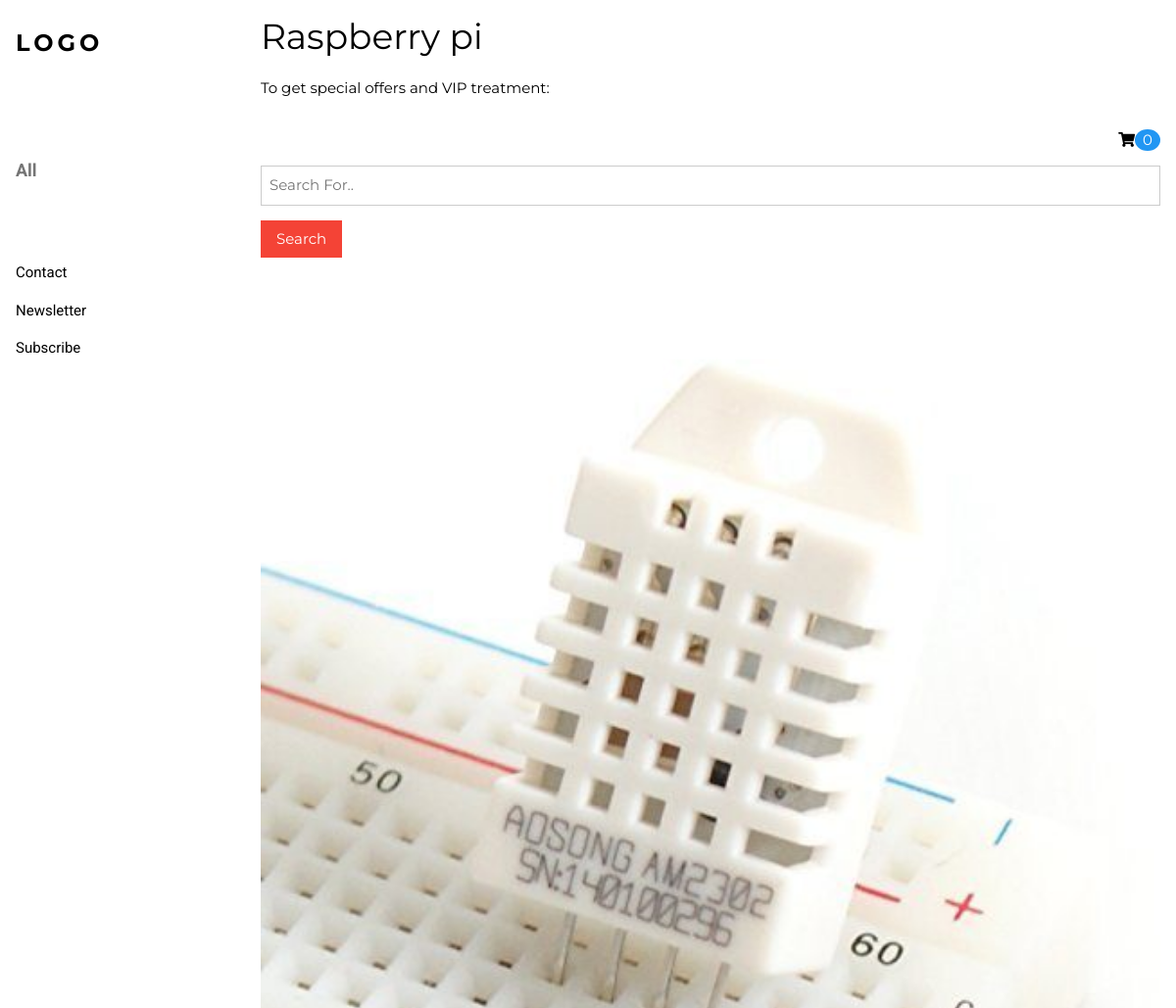
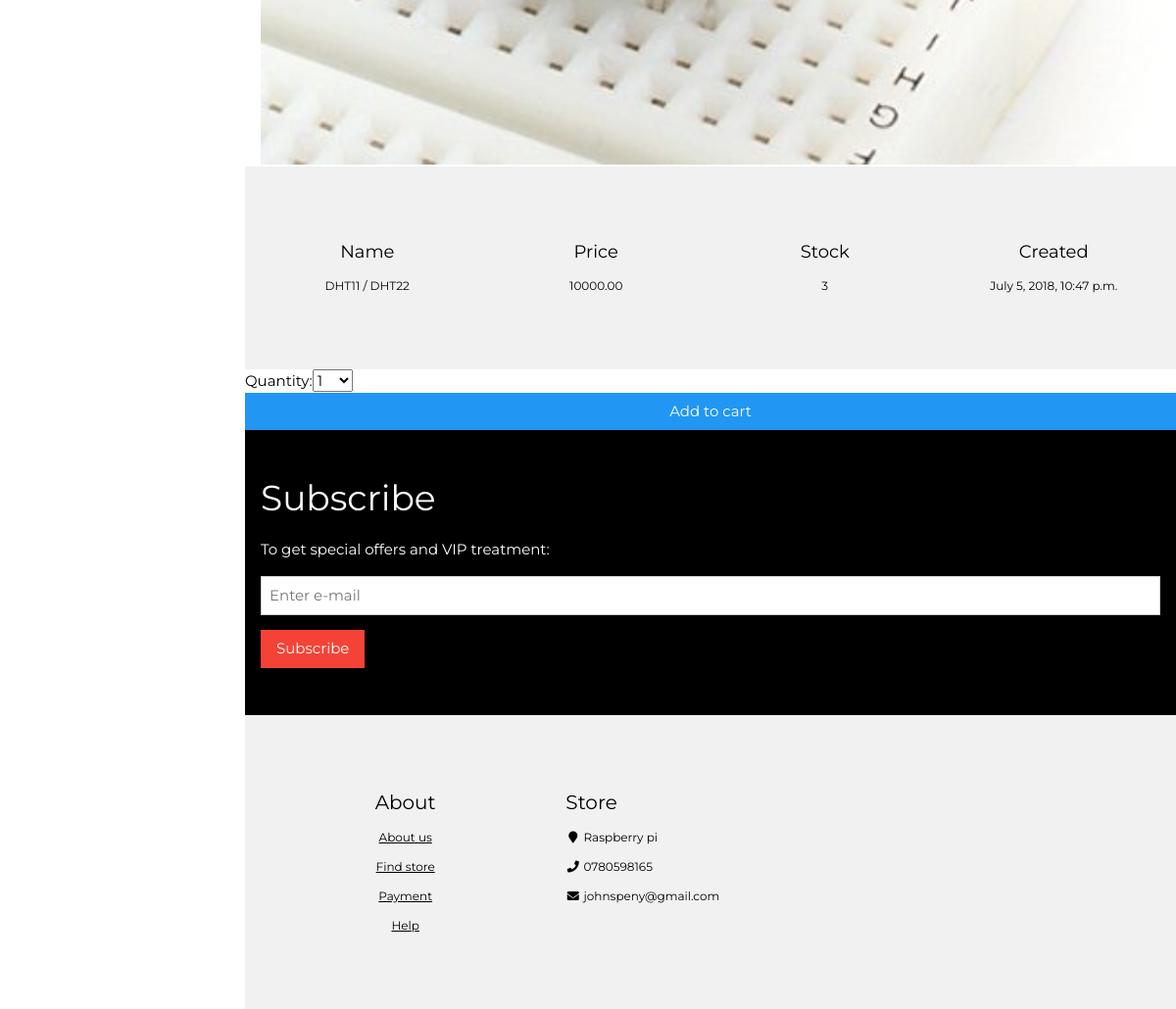
/8/dht11-dht22/, run on the app's committed database (2 pictures, top to bottom).
### shop/models.py (models this page shows, shortened)
class Product(models.Model):
    category = models.ForeignKey(Category, related_name='products')
    name = models.CharField(max_length=100)
    slug = models.SlugField(max_length=100)
    image = models.ImageField(upload_to='pics',blank=True)
    description = models.TextField(blank=True)
    stock = models.PositiveIntegerField()
    available = models.BooleanField(default=True)
    price = models.DecimalField(max_digits=10,decimal_places=2)
    created = models.DateTimeField(auto_now_add=True)
    updated = models.DateTimeField(auto_now=True)
    class Meta:
        ordering = ['name']
        index_together = (('id', 'slug'),)

### shop/views.py (the view)
# urls.py: url('^(?P<id>\d+)/(?P<slug>[-\w]+)/$', views.detail, name='list_product_detail'),
def detail(request, id, slug):
    forms = form.CartAddProductForm()
    product = Product.objects.get(id=id, slug=slug) or get_object_or_404(Product, id=id, slug=slug)
    context = {'products': product, 'form': forms}
    return render(request, 'shop/detail.html', context)

### cart/forms.py
class CartAddProductForm(forms.Form):
    quantity = forms.TypedChoiceField(choices=PRODUCT_QUANTITY_CHOICES, coerce=int)
    update = forms.BooleanField(required=False,
                                initial=False,
                                widget=forms.HiddenInput)

### cart/cart.py (called while the page is built)
    def __len__(self):
        return sum(item['quantity'] for item in self.cart.values())

### cart/context_processors.py (called while the page is built)
def cart(request):
	return {'cart':Cart(request)}

### shop/templates/shop/detail.html (shortened to what this page needs)
{% extends 'shop/list.html' %}
{% load static %}
{% block head %}
  <div class="w3-display-container w3-container">
    <img src="{{ products.image.url }}" alt="Jeans" style="width:100%">
    <div class="w3-display-topleft w3-text-white" style="padding:24px 48px">
      <h1 class="w3-jumbo w3-hide-small">New arrivals</h1>
      <h1 class="w3-hide-small">COLLECTION 2018</h1>
    </div>
  </div>
  {% endblock %}
{% block photot %}
<footer class="w3-padding-64 w3-light-grey w3-small w3-center" id="footer">
    <div class="w3-row-padding">
      <div class="w3-col s3">
        <h5>Name</h5>
        <p>{{ products.name }}</p>
      </div>
      <div class="w3-col s3">
        <h5>Price</h5>
        <p>{{ products.price }}</p>
      </div>
      <div class="w3-col s3">
        <h5>Stock</h5>
        <p>{{ products.stock }}</p>
      </div>
      <div class="w3-col s3">
        <h5>Created</h5>
        <p>{{ products.updated }}</p>
      </div>
      </div>
    </footer>
<form action="{% url 'cart:cart_add' products.id %}" method="post">
	{{ form }}
	<input type="submit" value="Add to cart" class="w3-button w3-block w3-blue">
</form>
{% endblock %}

### shop/static/shop/style.css (style rules this page uses)
html { box-sizing:border-box }
*,*:before,*:after { box-sizing:inherit }
html { -ms-text-size-adjust:100%;-webkit-text-size-adjust:100% }
body { margin:0 }
article,aside,details,figcaption,figure,footer,header,main,menu,nav,section,summary { display:block }
img { border-style:none }
button,input,select,textarea { font:inherit;margin:0 }
button,input { overflow:visible }
button,select { text-transform:none }
button,html [type=button],[type=reset],[type=submit] { -webkit-appearance:button }
html,body { font-family:Verdana,sans-serif;font-size:15px;line-height:1.5 }
html { overflow-x:hidden }
h1 { font-size:36px }
h5 { font-size:18px }
h1,h2,h3,h4,h5,h6 { font-family:"Segoe UI",Arial,sans-serif;font-weight:400;margin:10px 0 }
img { margin-bottom:-5px }
.w3-btn,.w3-button { border:none;display:inline-block;outline:0;padding:8px 16px;vertical-align:middle;overflow:hidden;text-decoration:none;color:inherit;background-color:inherit;text-align:center;cursor:pointer;white-space:nowrap }
.w3-btn,.w3-button { -webkit-touch-callout:none;-webkit-user-select:none;-khtml-user-select:none;-moz-user-select:none;-ms-user-select:none;user-select:none }
.w3-tooltip,.w3-display-container { position:relative }
.w3-block { display:block;width:100% }
.w3-container:after,.w3-container:before,.w3-panel:after,.w3-panel:before,.w3-row:after,.w3-row:before,.w3-row-padding:after,.w3-row-padding:before, .w3-cell-row:before,.w3-cell-row:after,.w3-clear:after,.w3-clear:before,.w3-bar:before,.w3-bar:after { content:"";display:table;clear:both }
.w3-col,.w3-half,.w3-third,.w3-twothird,.w3-threequarter,.w3-quarter { float:left;width:100% }
.w3-col.s3 { width:24.99999% }
.w3-content { max-width:980px;margin:auto }
.w3-display-topleft { position:absolute;left:0;top:0 }
.w3-row-padding,.w3-row-padding>.w3-half,.w3-row-padding>.w3-third,.w3-row-padding>.w3-twothird,.w3-row-padding>.w3-threequarter,.w3-row-padding>.w3-quarter,.w3-row-padding>.w3-col { padding:0 8px }
.w3-container,.w3-panel { padding:0.01em 16px }
.w3-small { font-size:12px!important }
.w3-jumbo { font-size:64px!important }
.w3-center { text-align:center!important }
.w3-padding-64 { padding-top:64px!important;padding-bottom:64px!important }
.w3-blue,.w3-hover-blue:hover { color:#fff!important;background-color:#2196F3!important }
.w3-light-grey,.w3-hover-light-grey:hover,.w3-light-gray,.w3-hover-light-gray:hover { color:#000!important;background-color:#f1f1f1!important }
.w3-text-white,.w3-hover-text-white:hover { color:#fff!important }

### shop/templates/shop/list.html (style rules this page uses)
body,h1,h2,h3,h4,h5,h6,.w3-wide { font-family: "Montserrat", sans-serif; }

### data on the page
Product: image (picture), name "DHT11 / DHT22", price "10000.00", stock "3", updated "July 5, 2018, 10:47 p.m."
